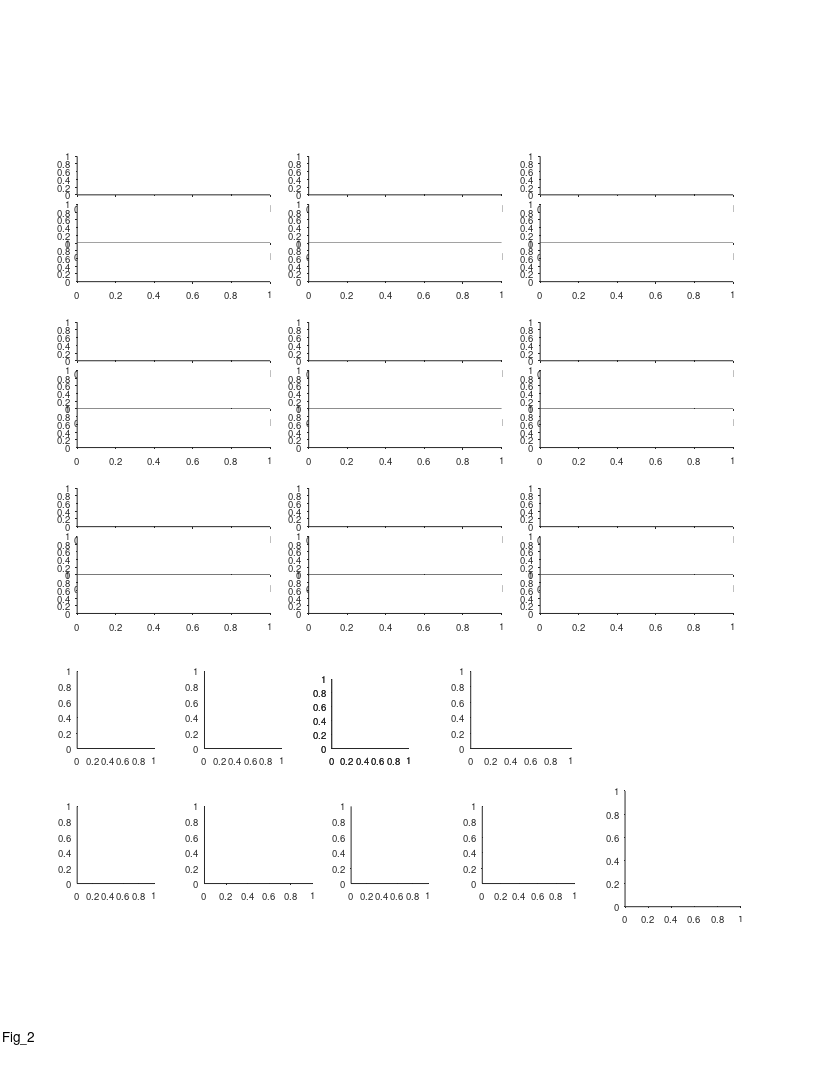

Recreate this plot in MATLAB. (Note: this script raises an error after producing the figure.)
%% Large Scale - fig 2 - Multi-scale spatial coding with many fields in individual dorsla-CA1 neurons

%%
clear 
clc

%% plotting options
field_speed_opt = 1;
% corr_type = 'pearson';
corr_type = 'spearman';

%% define output files
res_dir = 'L:\paper_figures';
mkdir(res_dir)
fig_name_str = 'Fig_2';
fig_caption_str = 'Multi-scale spatial coding with many fields in individual dorsla-CA1 neurons';
log_name_str = [fig_name_str '_log_file' '.txt'];
log_name_str = strrep(log_name_str , ':', '-');
log_name_str = strrep(log_name_str , ' ', '_');
log_name_out = fullfile(res_dir, log_name_str);

%% open log file
diary off
diary(log_name_out)
diary on
disp('Log file');
disp(['created: ', datestr(clock)]);
disp('======================================================');
disp([fig_name_str ':' fig_caption_str]);   
disp('======================================================');
disp('');


%% create figure
% figure_size_cm = [21.0 29.7]; % ~A4
figure_size_cm = [21.6 27.9]; % ~US letter
figure ;
% Some WYSIWYG options:
set(gcf,'DefaultAxesFontSize',7);
set(gcf,'DefaultAxesFontName','helvetica');
set(gcf,'DefaultAxesUnits','centimeters');
set(gcf,'PaperType','usletter')
% set(gcf,'PaperType','<custom>');
set(gcf,'PaperUnits','centimeters','PaperPosition',[0 0 figure_size_cm]);
set(gcf,'PaperOrientation','portrait');
set(gcf,'Units','centimeters','Position',get(gcf,'paperPosition')+[0 0 0 0]); % position on screen...
set(gcf, 'Renderer', 'painters');
set(groot, 'defaultAxesTickDir', 'out');
set(groot,  'defaultAxesTickDirMode', 'manual');
annotation('textbox', [0.5 1 0 0], 'String',fig_name_str, 'HorizontalAlignment','center','Interpreter','none', 'FitBoxToText','on');

pause(0.2); % workaround to solve matlab automatically changing the axes positions...

% create panels
panel_A_size_raster = [5 1];
panel_A_size_FR_map = [5 1];
panel_A_pos = [2 12];
panel_A = [];
for ii=1:3
    for jj=1:3
        offset_x = (ii-1)*6;
        offset_y = (jj-1)*4.3;
        offset = panel_A_pos + [offset_x offset_y];
        panel_A(ii,jj,1) = axes('position', [offset+[0 2.25] panel_A_size_FR_map]);
        panel_A(ii,jj,2) = axes('position', [offset+[0 1   ] panel_A_size_raster]);
        panel_A(ii,jj,3) = axes('position', [offset+[0 0   ] panel_A_size_raster]);
    end
end
% panel_A = permute(panel_A,[2 1 3]);
panel_A = panel_A(:,3:-1:1,:);
panel_A = reshape(panel_A,[9 3]);

panels_size = [2 2];
panel_B    = axes('position', [ 2.0  8.5  panels_size           ]);
panel_C    = axes('position', [ 5.3  8.5  panels_size           ]);
panel_D(1) = axes('position', [ 8.6  8.5  panels_size.*[1 0.9]  ]);
panel_D(2) = axes('position', [ 8.6  8.5  panels_size.*[1 0.9]  ]);
panel_E =    axes('position', [12.2  8.5  panels_size.*[1.3 1]  ]);
panel_F = axes('position', [ 2.0  5 panels_size          ]);
panel_G = axes('position', [ 5.3  5 panels_size.*[1.4 1] ]);
panel_H = axes('position', [ 9.1  5 panels_size]          );
panel_I = axes('position', [12.5  5 panels_size.*[1.2 1] ]);
panel_J = axes('position', [16.2  4.4 3 3]);

%%
prm = PARAMS_GetAll();


%% FR map + rasters - 9 examples
cell_examples = {
433;  56;  51;
609; 419; 477;
 57; 628; 337;
};
% other options: 57 474 658
if 1
for ii_cell = 1:length(cell_examples)
    %%
    cell_ID = cell_examples{ii_cell};
    cell = cell_load_data(cell_ID,'details','FR_map','fields','stats','FE');
    c = prm.graphics.colors.flight_directions;
    
    % map+fields
    axes(panel_A(ii_cell, 1));
    cla
    hold on
    maps=[cell.FR_map.all];
    x = maps(1).bin_centers;
    y = cat(1,maps.PSTH);
    m = round(max(y(:)));
    ylimits = [0 m+1];
    % low-speed area
    area_lowerval = ylimits(1) - 0.23*range(ylimits);
    area_upperval = ylimits(1) - 1e-2*range(ylimits);
    area([4 prm.fields.valid_speed_pos(1)]    , repelem(area_upperval,2), area_lowerval, 'FaceColor',0.7*[1 1 1],'EdgeColor','none','ShowBaseLine','off','Clipping','off');
    area([  prm.fields.valid_speed_pos(2) 194], repelem(area_upperval,2), area_lowerval, 'FaceColor',0.7*[1 1 1],'EdgeColor','none','ShowBaseLine','off','Clipping','off');
    h=plot(x,y);
    [h.Color] = disperse(c);
    box off
    h=gca;
    h.TickDir = 'out';
    h.XTick = [];
    h.YTick = [0 m];
    h.YLim = ylimits;
    h.XLim = [0 200];
    
    % fields
    dir_offsets = [-0.1 -0.17]+0.015;
    for ii_dir=1:2
        fields = cell.fields{ii_dir};
        if isfield(fields,'in_low_speed_area')
            fields([fields.in_low_speed_area])=[];
        end
        for ii_field = 1:length(fields)
            
            [xaf,yaf] = ds2nfu(fields(ii_field).edges_prc, repelem(dir_offsets(ii_dir)*range(h.YLim),2));
            annotation('line',xaf,yaf,'Linewidth', 2, 'Color', c{ii_dir});
        end
    end
    
    
    % cell details
    cell_num_str_pos_x   = [0.50 0.50 0.50 0.50 0.50 0.45 0.50 0.50 0.50];
    cell_num_str_pos_y   = [1.05 1.05 1.05 0.85 0.90 0.90 0.90 0.90 0.90];
    cell_stats_str_pos_x = [0.80 0.95 0.80 0.80 0.80 0.80 0.12 0.50 0.85];
    cell_stats_str_pos_y = [1.20 1.05 1.15 0.90 1.10 1.10 1.10 0.90 0.90]+0.05;
    text(cell_num_str_pos_x(ii_cell), cell_num_str_pos_y(ii_cell), "cell "+ ii_cell,...
        'Units','normalized','HorizontalAlignment','center','VerticalAlignment','bottom','FontSize',8);
    switch ii_cell
        case {1,2,3,4,5,6,7,8}
            cell_stats_str = {  sprintf('max=%.1fm', cell.stats.all.field_largest);...
                                sprintf('min=%.1fm', cell.stats.all.field_smallest);...
                                sprintf('ratio=%.1f', cell.stats.all.field_ratio_LS);...
                             };
            text(cell_stats_str_pos_x(ii_cell), cell_stats_str_pos_y(ii_cell)-0*0.23, cell_stats_str{1},...
                'Units','normalized','HorizontalAlignment','center','VerticalAlignment','Top','FontSize',6);
            text(cell_stats_str_pos_x(ii_cell), cell_stats_str_pos_y(ii_cell)-1*0.23, cell_stats_str{2},...
                'Units','normalized','HorizontalAlignment','center','VerticalAlignment','Top','FontSize',6);
            text(cell_stats_str_pos_x(ii_cell), cell_stats_str_pos_y(ii_cell)-2*0.23, cell_stats_str{3},...
                'Units','normalized','HorizontalAlignment','center','VerticalAlignment','Top','FontSize',6);
        case 9
            cell_stats_str = {  sprintf('single field=%.1fm', cell.fields{1}.width_prc) };
            text(cell_stats_str_pos_x(ii_cell), cell_stats_str_pos_y(ii_cell)-0*0.23, cell_stats_str{1},...
                'Units','normalized','HorizontalAlignment','center','VerticalAlignment','Top','FontSize',6);
    end
    
    % rasters
    FEs = [cell.FE];
    for ii_dir=1:2
        axes(panel_A(ii_cell, ii_dir+1));
        cla
        FE = FEs{ii_dir};
        x = [FE.spikes_pos];
        [FE.number2] = disperse(1:length(FE));
        y = arrayfun(@(FE)(FE.number2*ones(1,FE.num_spikes)),FE,'UniformOutput',0);
        y = [y{:}];
        plot(x,y,'.','Color',c{ii_dir},'MarkerSize',0.05);
        box off
        h=gca;
        m = length(FE);
        h.YTick = [1 m];
        h.XLim = [0 200];
        h.YLim = [0 m+1];
        switch ii_dir
            case 1
                h.XTick = [];
                h.YTickLabel = {'',num2str(m)};
            case 2
                h.XTick = 0:50:200;
                h.XRuler.TickLabelGapOffset = -2;
                h.YTickLabel = {'1',num2str(m)};
                h.TickDir = 'out';
        end
    end
    % fields num (here to be above the 
    for ii_dir=1:2
        fields = cell.fields{ii_dir};
        if isfield(fields,'in_low_speed_area')
            fields([fields.in_low_speed_area])=[];
        end
        dir_offsets =2.05+[0.18 0];
        text(1.05, dir_offsets(ii_dir), num2str(length(fields)), 'Units','normalized', 'Color', c{ii_dir},...
            'HorizontalAlignment','right', 'VerticalAlignment','middle','FontSize',6);
    end
end

%% add x/y labels for specific panels
for ii = [7 8 9]
    axes(panel_A(ii, 3));
    xlabel('Position (m)', 'Units','normalized','Position',[0.5 -0.35]);
end
for ii = [1 4 7]
    axes(panel_A(ii, 3));
%     ylabel('Time (min)',   'Units','normalized','Position',[-0.1 1]);
    ylabel('Flight no.',   'Units','normalized','Position',[-0.1 1]);
    axes(panel_A(ii, 1));
    ylabel({'Firing rate';'(Hz)'},   'Units','normalized','Position',[-0.07 0.42]);
end
axes(panel_A(1, 1));
text(-0.25,1.6, 'A', 'Units','normalized','FontWeight','bold');

%% add zoom in panel (cell 3)
% choose cell/dir/field to zoom
ii_cell = 3;
ii_dir = 1;
ii_field = 2;
cell_ID = cell_examples{ii_cell};
cell = cell_load_data(cell_ID,'details','FR_map','fields','stats','FE');
c = prm.graphics.colors.flight_directions;
% add zoom ("out") lines
axes(panel_A(ii_cell,1));
x=[];
y=[];
x(1,:) = cell.fields{ii_dir}(ii_field).edges_href;
x(2,:) = cell.fields{ii_dir}(ii_field).edges_href;
% x(3,:) = [15;50];
x(3,:) = cell.fields{ii_dir}(ii_field).edges_href + 10*[-1 1];
y(1,:) =  4*[1;1];
y(2,:) = 7*[1;1];
y(3,:) = 14*[1;1];
[xf, yf] = ds2nfu(x,y);
for jj = 1:2
    for ii = 1:2
        hl = annotation('line');
%         hl.Parent = gca;
        hl.X = xf(ii+[0 1],jj);
        hl.Y = yf(ii+[0 1],jj);
        hl.LineWidth = 0.5;
        hl.Color = 0.5*[1 1 1];
    end
end
% create zoom panel
POSf = ds2nfu([x(end,1)-0.4 y(end,1)-2 diff(x(end,:)) 20]);
panel_A_zoom = axes('Units','normalized', 'position', POSf);
cla
hold on
set(gca,'visible','off');
FE = cell.FE{ii_dir};
x = [FE.spikes_pos];
[FE.number2] = disperse(1:length(FE));
y = arrayfun(@(FE)(FE.number2*ones(1,FE.num_spikes)),FE,'UniformOutput',0);
y = [y{:}];
xlimits = cell.fields{ii_dir}(ii_field).edges_href;
IX = find( x>xlimits(1) & x<xlimits(end) );
x=x(IX);
y=y(IX);
ylimits = [min(y) max(y)]+[-1 3];
plot(x,y,'.','Color',c{ii_dir},'MarkerSize',3);
% plot field size bar
x = cell.fields{ii_dir}(ii_field).edges_prc;
y = ylimits([end end]);
plot(x,y,'-','Color',c{ii_dir},'LineWidth',1);
text(mean(x),mean(y)+1, sprintf('%.1fm',diff(x)), 'HorizontalAlignment','center','VerticalAlignment','bottom','FontSize',6);
box off
h=gca;
h.XLim = xlimits;
h.YLim = ylimits;

%% add zoom in panel (cell 7)
% choose cell/dir/field to zoom
ii_cell = 7;
ii_dir = 2;
ii_field = 4;
cell_ID = cell_examples{ii_cell};
cell = cell_load_data(cell_ID,'details','FR_map','fields','stats','FE');
c = prm.graphics.colors.flight_directions;
% add zoom ("out") lines
axes(panel_A(ii_cell,1));
x=[];
y=[];
x(1,:) = cell.fields{ii_dir}(ii_field).edges_href;
x(2,:) = cell.fields{ii_dir}(ii_field).edges_href;
% x(3,:) = [15;50];
x(3,:) = cell.fields{ii_dir}(ii_field).edges_href + 10*[-1 1];
y(1,:) = 2*[1;1];
y(2,:) = 3*[1;1];
y(3,:) = 6*[1;1];
[xf, yf] = ds2nfu(x,y);
for jj = 1:2
    for ii = 1:2
        hl = annotation('line');
%         hl.Parent = gca;
        hl.X = xf(ii+[0 1],jj);
        hl.Y = yf(ii+[0 1],jj);
        hl.LineWidth = 0.5;
        hl.Color = 0.5*[1 1 1];
    end
end
% create zoom panel
POSf = ds2nfu([x(end,1) 4 diff(x(end,:)) 8]);
panel_A_zoom = axes('Units','normalized', 'position', POSf);
cla
hold on
set(gca,'visible','off');
FE = cell.FE{ii_dir};
x = [FE.spikes_pos];
[FE.number2] = disperse(1:length(FE));
y = arrayfun(@(FE)(FE.number2*ones(1,FE.num_spikes)),FE,'UniformOutput',0);
y = [y{:}];
xlimits = cell.fields{ii_dir}(ii_field).edges_href;
IX = find( x>xlimits(1) & x<xlimits(end) );
x=x(IX);
y=y(IX);
ylimits = [min(y) max(y)]+[-1 3];
plot(x,y,'.','Color',c{ii_dir},'MarkerSize',3);
% plot field size bar
x = cell.fields{ii_dir}(ii_field).edges_prc;
y = ylimits([end end]);
plot(x,y,'-','Color',c{ii_dir},'LineWidth',1);
text(mean(x),mean(y)+1, sprintf('%.1fm',diff(x)), 'HorizontalAlignment','center','VerticalAlignment','bottom','FontSize',6);
box off
h=gca;
h.XLim = xlimits;
h.YLim = ylimits;


%% add direction arrows
arrow_x = 0.1 +[0 0.05];
arrow_y = repelem(0.9111,2);
clear h
h(1)=annotation('arrow',arrow_x,      arrow_y+0.008,  'Color', prm.graphics.colors.flight_directions{1});
h(2)=annotation('arrow',flip(arrow_x),arrow_y      ,  'Color', prm.graphics.colors.flight_directions{2});
[h.HeadWidth] = disperse([5 5]);
[h.HeadLength] = disperse([5 5]);

end







% % % % % % % % % % % % % % % % % % % % % % % % % % % % % % % % % % % % % % 
%% load population data
prm = PARAMS_GetAll();
cells_t = DS_get_cells_summary();
bats = [79,148,34,9861,2289];
cells_t(~ismember(cells_t.bat, bats ),:) = [];
cells = cellfun(@(c)(cell_load_data(c,'details')), cells_t.cell_ID, 'UniformOutput',0);
cells = [cells{:}];
cells = [cells.details];
cells(~contains({cells.brain_area}, 'CA1')) = [];
cells(~ismember([cells.ClusterQuality], [2])) = [];
cells = cellfun(@(c)(cell_load_data(c,'details','meanFR')), {cells.cell_ID}, 'UniformOutput',0);
cells = [cells{:}];
cells_details = [cells.details];
cells_ID = {cells_details.cell_ID};
meanFR = [cells.meanFR];
cells_ID([meanFR.all]>prm.inclusion.interneuron_FR_thr)=[];
clear cells stats cells_details cells_t
cells = cellfun(@(c)(cell_load_data(c,'details','stats','meanFR','stats','inclusion','signif','fields','FR_map','FE')), cells_ID, 'UniformOutput',0);
cells = [cells{:}];

%% save loaded population data
% save( fullfile(res_dir,'Fig2_cells_data'), 'cells');


%% arragne population SI/sparsity/coverage (panels B,C,D)
signif = arrayfun(@(x)(x.TF), cat(1,cells.signif));
SI = arrayfun(@(x)([x.dir.SI_bits_spike]), cat(1,cells.stats),'UniformOutput',0);
sparsity = arrayfun(@(x)([x.dir.sparsity]), cat(1,cells.stats),'UniformOutput',0);
SI = cat(1,SI{:});
SI(~signif) = nan;
SI = SI(:);
SI(isnan(SI)) = [];
sparsity = cat(1,sparsity{:});
sparsity(~signif) = nan;
sparsity = sparsity(:);
sparsity(isnan(sparsity)) = [];

% count total fields coverage per cell per direction
total_area = nan(length(cells),2);
for ii_cell = 1:length(cells)
    cell = cells(ii_cell);
    for ii_dir = 1:2
        if ~cell.signif(ii_dir).TF
            continue;
        end
        fields = cell.fields{ii_dir};
        fields([fields.in_low_speed_area]) = [];
        total_area(ii_cell, ii_dir) = sum([fields.width_prc]);
    end
end

%% panel B - spatial info histogram
axes(panel_B);
cla
hold on
text(-0.6,1.15, 'B', 'Units','normalized','FontWeight','bold');
h = histogram(SI);
h.FaceColor = 0.5*[1 1 1];
h.BinEdges = 0:0.5:6;
xlim([0 6])
ylim([0.7e0 1.4e2])
ha=gca;
ha.TickDir='out';
ha.TickLength = [0.03 0.03];
ha.YTick = [1 10 100];
ha.YTickLabel = {'10 ^0';'10 ^1';'10 ^2'};
ha.XRuler.TickLabelGapMultiplier = -0.35;
ha.YRuler.TickLabelGapMultiplier = 0.1;
% ha.YScale = 'linear';
ha.YScale = 'log';
xlabel({'Spatial information';'(bits/spike)'}, 'Units','normalized','Position',[0.5 -0.17]);
ylabel('No. of cells', 'Units','normalized','Position',[-0.28 0.5])

%% panel C - sparsity histogram
axes(panel_C);
cla
hold on
text(-0.45,1.15, 'C', 'Units','normalized','FontWeight','bold');
h = histogram(sparsity);
h.NumBins = 12;
h.FaceColor = 0.5*[1 1 1];
xlim([0 1])
ylim([0.7e0 1.4e2])
ha=gca;
ha.TickDir='out';
ha.TickLength = [0.03 0.03];
ha.YTick = [1 10 100];
ha.YTickLabel = {'10 ^0';'10 ^1';'10 ^2'};
ha.XRuler.TickLabelGapMultiplier = -0.35;
ha.YRuler.TickLabelGapMultiplier = 0.1;
% ha.YScale = 'linear';
ha.YScale = 'log';
xlabel('Sparsity', 'Units','normalized','Position',[0.5 -0.17])
ylabel('No. of cells', 'Units','normalized','Position',[-0.28 0.5])

%% panel D - Total area histogram
axes(panel_D(1));
cla
hold on
text(-0.45,1.275, 'D', 'Units','normalized','FontWeight','bold');

exp=exp_load_data(cell.details.exp_ID);
IX=find(contains({exp.LM.name},'ball'));
LM_locs = [exp.LM.pos_proj];
ball2ball_dist = diff(LM_locs(IX));
% total_area_L = ball2ball_dist;
total_area_L = diff(prm.fields.valid_speed_pos);

h = histogram(total_area(:));
h.NumBins = 14;
h.FaceColor = 0.5*[1 1 1];
xlim([0 0.9*total_area_L])
ylim([0.7e0 1.4e2])
ha=gca;
ha.XTick = [0:50:150];
ha.TickDir='out';
ha.TickLength = [0.03 0.03];
ha.YTick = [1 10 100];
ha.YTickLabel = {'10 ^0';'10 ^1';'10 ^2'};
ha.XRuler.TickLabelGapMultiplier = -0.35;
ha.YRuler.TickLabelGapMultiplier = 0.1;
% ha.YScale = 'linear';
ha.YScale = 'log';
xlabel('Coverage (m)', 'Units','normalized','Position',[0.5 -0.17])
ylabel('No. of cells', 'Units','normalized','Position',[-0.28 0.5])
ha.XLim(1) = 0;

fprintf( 'Average total area in meters : %.4g\n\r',nanmean(total_area(:)) )
fprintf( 'Average total area in prc (%%): %.4g\n\r',100*nanmean(total_area(:)) / total_area_L )
fprintf( 'Median total area in meters : %.4g\n\r',nanmedian(total_area(:)) )
fprintf( 'Median total area in prc (%%): %.4g\n\r',100*nanmedian(total_area(:)) / total_area_L )

% add normalized x-axis
axes(panel_D(2));
cla
hold on
hax = gca;
hax.XLim = 100 * panel_D(1).XLim / total_area_L;
hax.XTick = [0:30:90];
hax.XAxisLocation = 'top';
hax.YAxisLocation = 'right';
hax.Color = 'none';
hax.XColor = 'k';
hax.YColor = 'none';
box off
hax.XRuler.TickLabelGapMultiplier = -0.35;
hax.TickLength = panel_D(1).TickLength;
xlabel('Coverage (%)', 'Units','normalized','Position',[0.45 1.2]);

%% panel E - map correlations histogram
% figure
axes(panel_E);
cla
hold on
text(-0.36,1.15, 'E', 'Units','normalized','FontWeight','bold');

% arrange data
signif = arrayfun(@(x)(x.TF), cat(1,cells.signif));
FR_maps_all = cat(1,cells.FR_map);
FR_maps_all = reshape([FR_maps_all.all],size(FR_maps_all,1),size(FR_maps_all,2),[]);
M = cat(1,FR_maps_all.PSTH);
M = reshape(M,size(FR_maps_all,1),size(FR_maps_all,2),[]);
signif = repmat(signif,1,1,size(M,3));
M(~signif) = nan;
pos_bins = cells(1).FR_map(1).all.bin_centers;
invalid_pos_IX = pos_bins<=prm.fields.valid_speed_pos(1) | pos_bins>=prm.fields.valid_speed_pos(2);
M(:,:,invalid_pos_IX) = nan;
ccc = corr(squeeze(M(:,1,:))', squeeze(M(:,2,:))' ,'rows', 'pairwise');
data = diag(ccc);
switch 2
    case 1 % compare all PSTH from other cells/dir
        M2 = reshape(M,size(M,1)*size(M,2),[]);
        ccc_shuffle = corr(M2' ,'rows', 'pairwise');
        mask = tril(true(size(ccc_shuffle)),-1);
        shuffle = ccc_shuffle(mask);
    case 2 % compare only different cells betweeb different directions
        mask = tril(true(size(ccc)),-1);
        shuffle = ccc(mask);
end

data(isnan(data))=[];
shuffle(isnan(shuffle))=[];

% plot
nBinEdges = 21;
edges = linspace(-1,1,nBinEdges);
histogram(data,    'Normalization','pdf','BinEdges',edges,'FaceColor', 0.5*[1 1 1]);
histogram(shuffle, 'Normalization','pdf','BinEdges',edges,'DisplayStyle','stairs','EdgeColor','k','LineWidth',1.5);
[~,P_KS] = kstest2(data, shuffle);
P_RankSum = ranksum(data, shuffle);
text(1,0.9, sprintf('P_{KS} = %.02f',P_KS),'Units','normalized','FontSize',7,'HorizontalAlignment','right');
% text(1,0.9, sprintf('P=%.02f',P_RankSum),'Units','normalized','FontSize',7,'HorizontalAlignment','right');

ha= gca;
ha.XLim = [-1 1];
ha.XTick = -1:0.5:1;
ha.TickDir = 'out';
ha.TickLength = [0.03 0.03];
ha=gca;
ha.TickDir='out';
ha.TickLength = [0.03 0.03];
ha.XRuler.TickLabelGapMultiplier = -0.35;
ha.YRuler.TickLabelGapMultiplier = 0.001;
xlabel('Map correlation', 'Units','normalized','Position',[0.5 -0.17])
ylabel('Probability', 'Units','normalized','Position',[-0.17 0.5])


%% panel F - field count histogram
% figure
axes(panel_F);
cla
hold on
text(-0.6,1.15, 'F', 'Units','normalized','FontWeight','bold');
nFields = nan(2,length(cells));
for ii_dir = 1:2
    for ii_cell = 1:length(cells)
        cell = cells(ii_cell);
        % check signif per direction
        if ~cell.signif(ii_dir).TF
            continue;
        end
        nFields(ii_dir,ii_cell) = cell.stats.dir(ii_dir).field_num;
    end
%     h = histogram(nFields(ii_dir,:));
%     h.FaceColor = prm.graphics.colors.flight_directions{ii_dir};
%     nBinEdges = 17;
%     h.BinEdges = linspace(0,35,nBinEdges);
end
h = histogram(nFields(:));
h.FaceColor = 0.5*[1 1 1];
% nBinEdges = 12;
% h.BinEdges = linspace(0,35,nBinEdges);
h.BinEdges = 0.5+[0:20];
h.Data(h.Data > h.BinLimits(2)) = h.BinLimits(2);
xlabel({'No. of fields per direction'},'Units','normalized','Position',[0.5 -0.18]);
ylabel('No. of cells','Units','normalized','Position',[-0.28 0.5])
ha = gca;
ha.YScale = 'log';
ha.YLim = [0.7e0 1.4e2];
ha.XLim = [0 h.BinLimits(2)];
ha.XTick = [0:10:30];
ha.YTick = [1 10 100];
ha.YTickLabel = {'10 ^0';'10 ^1';'10 ^2'};
% ha.XLim = [0 35];
% ha.YLim = [0 40];
% ha.XTick = [0:5:35];
% ha.YTick = [0 40];
ha.TickDir='out';
ha.TickLength = [0.03 0.03];
ha.XRuler.TickLabelGapMultiplier = -0.3;
ha.YRuler.TickLabelGapMultiplier = 0.001;

%% panel G - field size histogram
% figure
axes(panel_G);
cla
hold on
text(-0.34,1.15, 'G', 'Units','normalized','FontWeight','bold');
fields_size = [];
for ii_dir = 1:2
    for ii_cell = 1:length(cells)
        cell = cells(ii_cell);
        if ~cell.signif(ii_dir).TF % check signif per direction
            continue;
        end
        fields = cell.fields{ii_dir};
        fields([fields.in_low_speed_area]) = []; % remove fields in low speed area
        fields_size = [fields_size fields.width_prc];
    end
end
h = histogram(fields_size);
h.FaceColor = 0.5*[1 1 1];
% h.NumBins = 33;
h.BinWidth = 1;
ha=gca;
ha.YScale = 'log';
xlabel('Field size (m)')
ylabel('Counts','Units','normalized','Position',[-0.22 0.5])
ha = gca;
% ha.XLim = [0 35];
ha.YLim = [0.8 300];
% ha.XTick = [0:5:35];
ha.YTick = [1 10 100];
ha.YTickLabel = {'10 ^0';'10 ^1';'10 ^2'};
ha.TickDir='out';
ha.TickLength = [0.03 0.03];
ha.XRuler.TickLabelGapMultiplier = -0.3;
ha.YRuler.TickLabelGapMultiplier = 0.001;

save( fullfile(res_dir,'pop_dist_fields_size'), 'fields_size');

%% panel H - smallest / largest field size
% figure
axes(panel_H);
cla
hold on
text(-0.45,1.15, 'H', 'Units','normalized','FontWeight','bold');
LS_field_size = nan(2,length(cells));
for ii_cell = 1:length(cells)
    cell = cells(ii_cell);
    if ~any([cell.signif.TF]) % at least one direction is significant
        continue;
    end
    LS_field_size(1,ii_cell) = cell.stats.all.field_smallest;
    LS_field_size(2,ii_cell) = cell.stats.all.field_largest;
end
% LS_field_size(:,any(isnan(LS_field_size))) = [];
rng(1); % fix seed for violin plot randomization
hv = violinplot(LS_field_size');
[hv.ViolinColor] = disperse(repelem({'none'},length(hv)));
hs=[hv.ScatterPlot];
[hs.Marker]          = disperse(repelem({'.'},length(hs)));
[hs.SizeData]        = disperse(repelem(35,length(hs)));
[hs.MarkerFaceColor] = disperse(repelem({0.5*[1 1 1]},length(hs)));
[hs.MarkerEdgeColor] = disperse(repelem({0.5*[1 1 1]},length(hs)));
hm=[hv.MedianPlot];
% remove default median plot (circle), and add a red bar instead
[hm.Marker] = disperse(repelem({'none'},2));
plot([hm.XData]+0.075*[-1 1]', repelem([hm.YData],2,1), 'r', 'LineWidth',1.5);
ha=gca;
ylimits = ha.YLim;
ha.TickDir='out';
ha.TickLength = [0.03 0.03];
ha.XTick = [1 2];
ha.XTickLabel = {};
ha.XRuler.TickLabelGapMultiplier = -0.35;
ha.YRuler.TickLabelGapMultiplier = 0.001;
text([1 2],repelem(ylimits(1)-0.04*diff(ylimits),2),{{'Smallest';'field'},{'Largest';'field'}},...
    'HorizontalAlignment','center','VerticalAlignment','top','FontSize',7);
% xlabel('')
ylabel('Field size (m)','Units','normalized','Position',[-0.21 0.5])



%% panel I - field ratio (largest/smallest)
axes(panel_I);
cla
hold on
text(-0.4,1.15, 'I', 'Units','normalized','FontWeight','bold');
LS_field_ratio_all = nan(1,length(cells));
LS_field_ratio_dir = nan(2,length(cells));
for ii_cell = 1:length(cells)
    cell = cells(ii_cell);
    % pooled stats - check at least one direction is signif
    if any([cell.signif.TF])
        LS_field_ratio_all(ii_cell) = cell.stats.all.field_ratio_LS;
    end
    % per dir stats - check signif per direction
    for ii_dir = 1:2
        if cell.signif(ii_dir).TF 
            LS_field_ratio_dir(ii_dir,ii_cell) = cell.stats.dir(ii_dir).field_ratio_LS;
        end
    end
end
% LS_field_ratio_dir = LS_field_ratio_dir(:);
% LS_field_ratio_dir(isnan(LS_field_ratio_dir)) = [];
% LS_field_ratio_all(isnan(LS_field_ratio_all)) = [];
% edges = linspace(1,ceil(max(max(LS_field_ratio_all))),9);
nBinEdges = 9;
edges = logspace(0,log10(25),nBinEdges);
clear h
% h(1) = histogram(LS_field_ratio_dir);
h(2) = histogram(LS_field_ratio_all);
% h(1).BinEdges = edges;
h(2).BinEdges = edges;
% h(1).FaceColor = 'g';
h(2).FaceColor = 0.5*[1 1 1];
% h(1).BinLimits = [1 h(1).BinLimits([2])];
% h(2).BinLimits = [1 h(2).BinLimits([2])];
% h(1).NumBins = 15;
% h.FaceColor = prm.graphics.colors.flight_directions{ii_dir};
% legend({'per cell';'per direction'})
ha=gca;
ha.YScale = 'log';
ha.XScale = 'log';
ha.XLim = [0 27];
% ha.YLim = [0 10];
% ha.YLim = [7e-1 120];
ha.YLim = [0.7 max(h(2).Values)*1.1];
% ha.XTick = [0:5:35];
ha.YTick = [1 10 100];
ha.XTick = [1 2 5 10 20];
ha.YTickLabel = {'10 ^0';'10 ^1';'10 ^2'};
ha.TickDir='out';
ha.TickLength = [0.03 0.03];
ha.XRuler.TickLabelGapMultiplier = -0.35;
ha.YRuler.TickLabelGapMultiplier = 0.001;
xlabel({'Field size ratio';'largest/smallest'},'Units','normalized','Position',[0.5 -0.17]);
ylabel('No. of cells','Units','normalized','Position',[-0.24 0.5])


%% panel J - prepare data
distances_all = [];
field_size_diff_all = [];
field_size_all = [];
field_vel_all = [];
field_vel2_all = [];
for ii_cell = 1:length(cells)
    cell = cells(ii_cell);
    for ii_dir = 1:2
        if ~cell.signif(ii_dir).TF
            continue;
        end
        fields = cell.fields{ii_dir};
        distances_all = [distances_all diff([fields.loc])];
        field_size_diff_all = [field_size_diff_all diff([fields.width_prc])];
        field_size_all = [field_size_all [fields.width_prc]];
        field_vel_all = [field_vel_all [fields.vel]];
        field_vel2_all = [field_vel2_all [fields.vel2]];
    end
end

%% panel J - field size ratio vs. speed ratio (direct control for speed!)
% figure
axes(panel_J);
cla
hold on
text(-0.3,0.9667, 'J', 'Units','normalized','FontWeight','bold');
% arrange data
cells_signif = cat(1,cells.signif);
cells_signif = arrayfun(@(x)(x.TF), cells_signif);
signif_IX = any(cells_signif,2);
stats = [cells(signif_IX).stats];
stats_all = [stats.all];
% plot 
switch field_speed_opt 
    case 1 % median speed @ field peak
        x = abs([stats_all.field_ratio_LS_vel]);
    case 2 % median of spikes speed
        x = abs([stats_all.field_ratio_LS_vel2]);
    case 3 % mean of spikes speed
        x = abs([stats_all.field_ratio_LS_vel3]);
end
y = [stats_all.field_ratio_LS];
[r,r_pval] = corr(x',y','rows','pairwise','type','Pearson')
[rho,rho_pval] = corr(x',y','rows','pairwise','type','Spearman')
[~,ttest_P] = ttest(x,1);
signtest_P = signtest(x,1);
fprintf('LS speed ratio: P=%.2g (ttest), P=%.2g (signtest)\n',ttest_P,signtest_P);
plot(x, y, '.k');
switch corr_type
    case 'pearson'
        text(0.1,1, {sprintf('r = %.2f',r);sprintf('P = %.2f',r_pval)}, ...
            'Units','normalized','HorizontalAlignment','left','VerticalAlignment','top','FontSize',7);
    case 'spearman'
        text(0.52,1.06, {['{\rho}' sprintf(' = %.3f',rho)];sprintf('P = %.2f',rho_pval)}, ...
            'Units','normalized','HorizontalAlignment','left','VerticalAlignment','top','FontSize',7);
end
xlabel('Speed ratio', 'Units','normalized', 'Position',[0.5 -0.12]);
ylabel('Field size ratio', 'units','normalized', 'Position',[-0.15 0.5]);
set(gca,'yscale','log');
set(gca,'ytick',[1 2 3 5 10 15 20]);
ylim([0.9 max(y)+1]);
xlim([0.7 1.3])
% xlim([min(x) max(x)])
% xlim([0 2])
ha = gca;
ha.TickDir='out';
ha.TickLength = [0.02 0.02];
ha.XRuler.TickLabelGapMultiplier = -0.3;
ha.YRuler.TickLabelGapMultiplier = 0.1;


%% print/save the figure
fig_name_out = fullfile(res_dir, sprintf('%s__corr_%s_%d',fig_name_str,corr_type,field_speed_opt));
% fig_name_out = fullfile(res_dir, sprintf('%s__corr_%s_%d_paramset_%d',fig_name_str,corr_type,field_speed_opt,prm.parmaset));
print(gcf, fig_name_out, '-dpdf', '-cmyk', '-painters');
% print(gcf, fig_name_out, '-dtiff', '-cmyk', '-painters');
% saveas(gcf , fig_name_out, 'fig');
disp('figure was successfully saved to pdf/tiff/fig formats');






%% calc some more stats... (old version = pooling directions)
single_PF_cells_IX = find(nansum(nFields)==1);
single_PF_cells = cells(single_PF_cells_IX);

fields=cat(1,single_PF_cells.fields);
fields=fields(~isnan(nFields(:,single_PF_cells_IX)'));
fields=[fields{:}];
fields([fields.in_low_speed_area])=[];

single_PF_field_size_mean = mean([fields.width_prc]);
single_PF_field_size_std  = std([fields.width_prc]);

% print stats
disp('Old version = pooling directions')
fprintf('no. of single field cells = %d/%d (%.2f%%),\n with mean field size = %.1fm std=%.1fm\n',...
    length(single_PF_cells), ...
    length(cells), ...
    100 * length(single_PF_cells) / length(cells),...
    single_PF_field_size_mean,...
    single_PF_field_size_std);

%% calc some more stats... (new version = per direction)
single_PF_cells_IX = (nFields==1)';
signif_cells_IX = ~isnan(nFields)';
fields=cat(1,cells.fields);
fields = fields(single_PF_cells_IX);
fields=[fields{:}];
fields([fields.in_low_speed_area])=[];

single_PF_field_size_mean = mean([fields.width_prc]);
single_PF_field_size_std  = std([fields.width_prc]);

% print stats
disp('New version = per direction')
fprintf('no. of single field cells x directions = %d/%d (%.2f%%),\n with mean field size = %.1fm std=%.1fm\n',...
    sum(single_PF_cells_IX,'all'), ...
    sum(signif_cells_IX,'all'), ...
    100 * sum(single_PF_cells_IX,'all') / sum(signif_cells_IX,'all'),...
    single_PF_field_size_mean,...
    single_PF_field_size_std);

%% figure for Liora
if 0
cells_details=[cells.details];
cells_anatomy_PD_prc = [cells_details.TT_pos_proximodistal_prc];

figure('Units','centimeters', 'position', [2 2 20 20])
subplot(2,2,1)
hold on
nBinEdges = 9;
edges = logspace(0,log10(25),nBinEdges);
h=histogram(LS_field_ratio_all,edges); h.FaceColor = 0.5*[1 1 1];
h=histogram(LS_field_ratio_dir,edges); h.FaceColor = 'g';
ha=gca;
ha.XScale = 'log';
ha.YScale = 'log';
ha.XLim = [0 27];
ha.YLim(1) = 7e-1;
ha.YTick = [1 10 100];
ha.XTick = [1 2 5 10 20];
ha.YTickLabel = {'10 ^0';'10 ^1';'10 ^2'};
ha.TickDir='out';
xlabel('Largest/Smallest ratio')
ylabel('No. cells')
legend({'dir pooled';'per dir'})
subplot(2,2,2)
hold on
plot(LS_field_ratio_dir(1,:), nFields(1,:),'.', 'Color',prm.graphics.colors.flight_directions{1});
plot(LS_field_ratio_dir(2,:), nFields(2,:),'.', 'Color',prm.graphics.colors.flight_directions{2});
xlabel('Largest/Smallest ratio')
ylabel('No. fields')
legend({'dir1';'dir2'},'Location','northwest')
subplot(2,2,3)
plot(LS_field_ratio_all, sum(nFields,1), '.k');
legend('dir pooled')
xlabel('Largest/Smallest ratio')
ylabel('No. fields')
subplot(2,2,4)
plot(total_area, cells_anatomy_PD_prc+0.01*randn(size(cells_anatomy_PD_prc)), '.')
xlabel('Total area (m)')
ylabel('Proximo-distal axis (%)');
legend({'dir1';'dir2'},'Location','southeast')

fig_name_out = fullfile(res_dir, 'Fig_2__for_Liora');
saveas(gcf, fig_name_out, 'fig');
saveas(gcf, fig_name_out, 'pdf');
saveas(gcf, fig_name_out, 'tif');
% close(gcf)
end




%%
